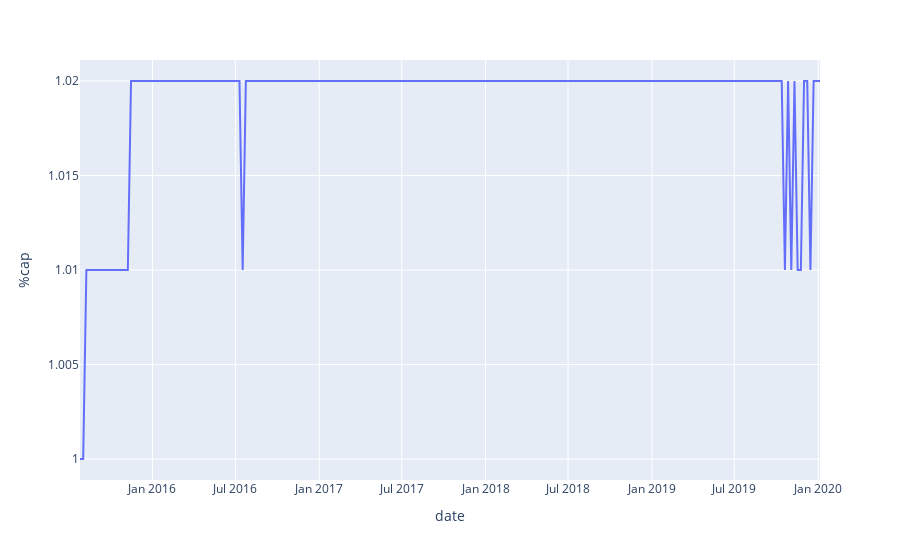

Write notebook code for a chart like this one.
### Markdown cell above
**HAMILTON**

### Code cell
px.line(df_hamilton, x=df_hamilton.index, y='%cap')

### Figure 1 — Plotly figure (JSON) as saved in the notebook; plotly's stock layout.template omitted (floating-point values rounded to 4 significant figures; data arrays with more than 128 entries replaced by an {"elided": "..."} marker saying what was removed)
{"data": [{"hovertemplate": "date=%{x}<br>%cap=%{y}<extra></extra>", "legendgroup": "", "line": {"color": "#636efa", "dash": "solid"}, "mode": "lines", "name": "", "orientation": "v", "showlegend": false, "type": "scatter", "x": {"elided": "233 str values"}, "xaxis": "x", "y": {"elided": "233 float values"}, "yaxis": "y"}], "layout": {"legend": {"tracegroupgap": 0}, "margin": {"t": 60}, "xaxis": {"anchor": "y", "domain": [0, 1], "title": {"text": "date"}}, "yaxis": {"anchor": "x", "domain": [0, 1], "title": {"text": "%cap"}}}}
